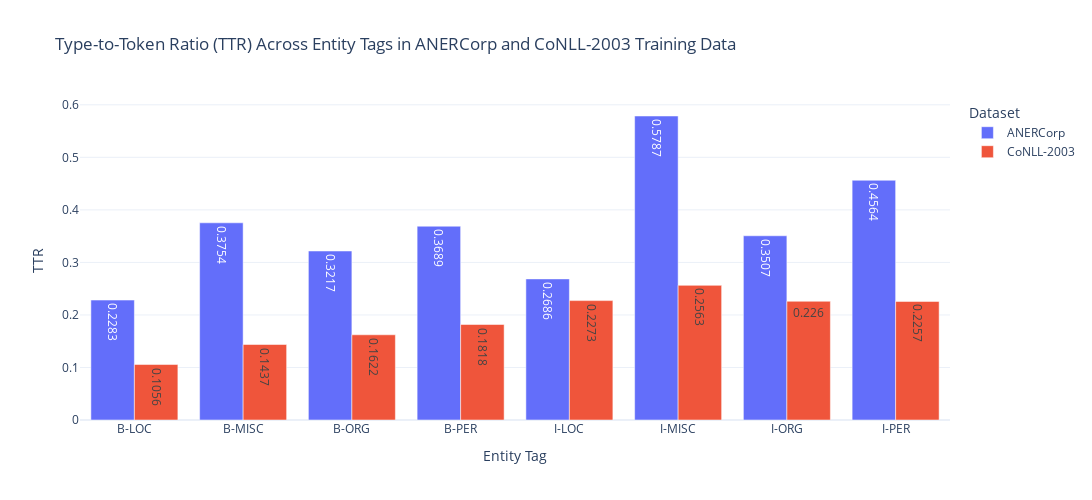

Notebook source saved alongside this figure:
### Code cell
# Creating the bar chart
fig = go.Figure()
tag_mapping = {
    'B-PERS': 'B-PER', 'I-PERS': 'I-PER',
    'B-PERS': 'B-PER', 'I-PERS': 'I-PER'
}
dataset_mapping = {
    'ANERCorp_CamelLab': 'ANERCorp'
}
train_split['Tag'] = train_split['Tag'].replace(tag_mapping)
train_split['Dataset'] = train_split['Dataset'].replace(dataset_mapping)
# Add bars for each dataset
for dataset in train_split['Dataset'].unique():
    subset = train_split[train_split['Dataset'] == dataset]
    fig.add_trace(go.Bar(
        x=subset['Tag'],
        y=subset['TTR'],
        name=dataset,
        text=subset['TTR'],
        textposition='auto'
    ))

# Update the layout
fig.update_layout(
    title='Type-to-Token Ratio (TTR) Across Entity Tags in ANERCorp and CoNLL-2003 Training Data',
    template="plotly_white",
    xaxis_title='Entity Tag',
    yaxis_title='TTR',
    barmode='group',
    legend_title="Dataset",
    height=500,
    width=1300
)

# Show the plot
fig.show()

### Figure 1 — Plotly figure (JSON) as saved in the notebook; plotly's stock layout.template omitted (floating-point values rounded to 4 significant figures)
{"data": [{"name": "ANERCorp", "text": [0.2283, 0.3754, 0.3217, 0.3689, 0.2686, 0.5787, 0.3507, 0.4564], "textposition": "auto", "type": "bar", "x": ["B-LOC", "B-MISC", "B-ORG", "B-PER", "I-LOC", "I-MISC", "I-ORG", "I-PER"], "y": [0.2283, 0.3754, 0.3217, 0.3689, 0.2686, 0.5787, 0.3507, 0.4564]}, {"name": "CoNLL-2003", "text": [0.1056, 0.1437, 0.1622, 0.1818, 0.2273, 0.2563, 0.226, 0.2257], "textposition": "auto", "type": "bar", "x": ["B-LOC", "B-MISC", "B-ORG", "B-PER", "I-LOC", "I-MISC", "I-ORG", "I-PER"], "y": [0.1056, 0.1437, 0.1622, 0.1818, 0.2273, 0.2563, 0.226, 0.2257]}], "layout": {"barmode": "group", "height": 500, "legend": {"title": {"text": "Dataset"}}, "title": {"text": "Type-to-Token Ratio (TTR) Across Entity Tags in ANERCorp and CoNLL-2003 Training Data"}, "width": 1300, "xaxis": {"title": {"text": "Entity Tag"}}, "yaxis": {"title": {"text": "TTR"}}}}
